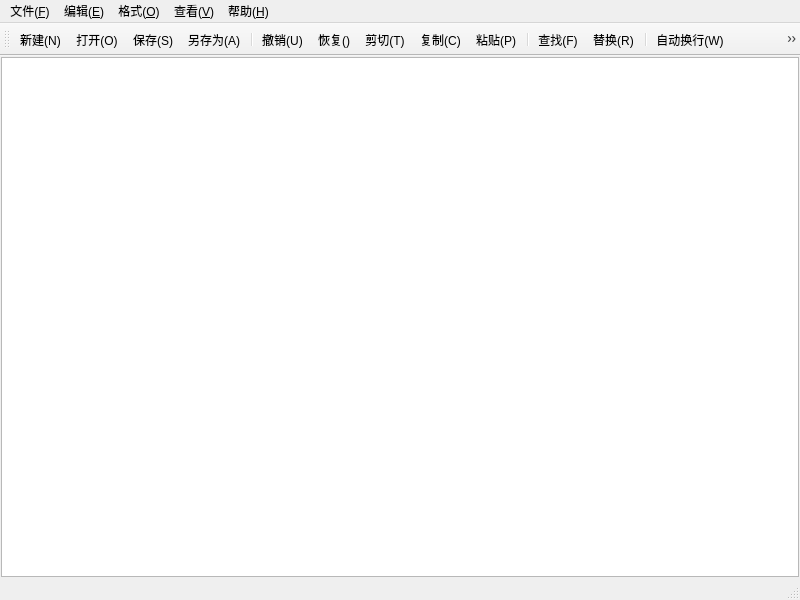
<?xml version="1.0" encoding="UTF-8"?>
<ui version="4.0">
 <class>MainWindow</class>
 <widget class="QMainWindow" name="MainWindow">
  <property name="geometry">
   <rect>
    <x>0</x>
    <y>0</y>
    <width>800</width>
    <height>600</height>
   </rect>
  </property>
  <property name="windowTitle">
   <string>MainWindow</string>
  </property>
  <property name="windowIcon">
   <iconset resource="res.qrc">
    <normaloff>:/images/notebook.png</normaloff>:/images/notebook.png</iconset>
  </property>
  <widget class="QWidget" name="centralwidget">
   <layout class="QVBoxLayout" name="verticalLayout">
    <property name="spacing">
     <number>0</number>
    </property>
    <property name="leftMargin">
     <number>1</number>
    </property>
    <property name="topMargin">
     <number>1</number>
    </property>
    <property name="rightMargin">
     <number>1</number>
    </property>
    <property name="bottomMargin">
     <number>1</number>
    </property>
    <item>
     <widget class="CodeEditor" name="textEdit"/>
    </item>
   </layout>
  </widget>
  <widget class="QMenuBar" name="menubar">
   <property name="geometry">
    <rect>
     <x>0</x>
     <y>0</y>
     <width>800</width>
     <height>25</height>
    </rect>
   </property>
   <widget class="QMenu" name="menu">
    <property name="title">
     <string>文件(&amp;F)</string>
    </property>
    <addaction name="actionNew"/>
    <addaction name="actionOpen"/>
    <addaction name="actionSave"/>
    <addaction name="actionSaveAs"/>
    <addaction name="separator"/>
    <addaction name="actionExit"/>
   </widget>
   <widget class="QMenu" name="menu_E">
    <property name="title">
     <string>编辑(&amp;E)</string>
    </property>
    <addaction name="actionUndo"/>
    <addaction name="actionRedo"/>
    <addaction name="actionCut"/>
    <addaction name="actionCopy"/>
    <addaction name="actionPaste"/>
    <addaction name="separator"/>
    <addaction name="actionFind"/>
    <addaction name="actionReplace"/>
    <addaction name="separator"/>
    <addaction name="actionSelectAll"/>
   </widget>
   <widget class="QMenu" name="menu_O">
    <property name="title">
     <string>格式(&amp;O)</string>
    </property>
    <addaction name="actionLineWrap"/>
    <addaction name="actionShowLineNumbers"/>
    <addaction name="actionFont"/>
    <addaction name="actionFontColor"/>
    <addaction name="separator"/>
    <addaction name="actionFontBackgroundColor"/>
    <addaction name="actionEditorBackgroundColor"/>
   </widget>
   <widget class="QMenu" name="menu_V">
    <property name="title">
     <string>查看(&amp;V)</string>
    </property>
    <addaction name="actionToolbar"/>
    <addaction name="actionStatusBar"/>
   </widget>
   <widget class="QMenu" name="menu_H">
    <property name="title">
     <string>帮助(&amp;H)</string>
    </property>
    <addaction name="actionAbout"/>
   </widget>
   <addaction name="menu"/>
   <addaction name="menu_E"/>
   <addaction name="menu_O"/>
   <addaction name="menu_V"/>
   <addaction name="menu_H"/>
  </widget>
  <widget class="QStatusBar" name="statusbar"/>
  <widget class="QToolBar" name="toolBar">
   <property name="windowTitle">
    <string>toolBar</string>
   </property>
   <attribute name="toolBarArea">
    <enum>TopToolBarArea</enum>
   </attribute>
   <attribute name="toolBarBreak">
    <bool>false</bool>
   </attribute>
   <addaction name="actionNew"/>
   <addaction name="actionOpen"/>
   <addaction name="actionSave"/>
   <addaction name="actionSaveAs"/>
   <addaction name="separator"/>
   <addaction name="actionUndo"/>
   <addaction name="actionRedo"/>
   <addaction name="actionCut"/>
   <addaction name="actionCopy"/>
   <addaction name="actionPaste"/>
   <addaction name="separator"/>
   <addaction name="actionFind"/>
   <addaction name="actionReplace"/>
   <addaction name="separator"/>
   <addaction name="actionLineWrap"/>
   <addaction name="actionShowLineNumbers"/>
   <addaction name="actionFont"/>
   <addaction name="separator"/>
   <addaction name="actionToolbar"/>
   <addaction name="actionStatusBar"/>
  </widget>
  <action name="actionNew">
   <property name="icon">
    <iconset resource="res.qrc">
     <normaloff>:/images/New.png</normaloff>:/images/New.png</iconset>
   </property>
   <property name="text">
    <string>新建(&amp;N)</string>
   </property>
   <property name="toolTip">
    <string>新建</string>
   </property>
   <property name="shortcut">
    <string>Ctrl+N</string>
   </property>
   <property name="menuRole">
    <enum>QAction::MenuRole::NoRole</enum>
   </property>
  </action>
  <action name="actionOpen">
   <property name="icon">
    <iconset resource="res.qrc">
     <normaloff>:/images/Open.png</normaloff>:/images/Open.png</iconset>
   </property>
   <property name="text">
    <string>打开(&amp;O)</string>
   </property>
   <property name="toolTip">
    <string>打开</string>
   </property>
   <property name="shortcut">
    <string>Ctrl+O</string>
   </property>
   <property name="menuRole">
    <enum>QAction::MenuRole::NoRole</enum>
   </property>
  </action>
  <action name="actionSave">
   <property name="icon">
    <iconset resource="res.qrc">
     <normaloff>:/images/Save.png</normaloff>:/images/Save.png</iconset>
   </property>
   <property name="text">
    <string>保存(&amp;S)</string>
   </property>
   <property name="toolTip">
    <string>保存</string>
   </property>
   <property name="shortcut">
    <string>Ctrl+S</string>
   </property>
   <property name="menuRole">
    <enum>QAction::MenuRole::NoRole</enum>
   </property>
  </action>
  <action name="actionSaveAs">
   <property name="icon">
    <iconset resource="res.qrc">
     <normaloff>:/images/Save As.png</normaloff>:/images/Save As.png</iconset>
   </property>
   <property name="text">
    <string>另存为(&amp;A)</string>
   </property>
   <property name="toolTip">
    <string>另存为</string>
   </property>
   <property name="menuRole">
    <enum>QAction::MenuRole::NoRole</enum>
   </property>
  </action>
  <action name="actionExit">
   <property name="text">
    <string>退出(&amp;X)</string>
   </property>
   <property name="toolTip">
    <string>退出</string>
   </property>
   <property name="menuRole">
    <enum>QAction::MenuRole::NoRole</enum>
   </property>
  </action>
  <action name="actionUndo">
   <property name="icon">
    <iconset resource="res.qrc">
     <normaloff>:/images/Undo.png</normaloff>:/images/Undo.png</iconset>
   </property>
   <property name="text">
    <string>撤销(&amp;U)</string>
   </property>
   <property name="toolTip">
    <string>撤销</string>
   </property>
   <property name="shortcut">
    <string>Ctrl+Z</string>
   </property>
   <property name="menuRole">
    <enum>QAction::MenuRole::NoRole</enum>
   </property>
  </action>
  <action name="actionRedo">
   <property name="icon">
    <iconset resource="res.qrc">
     <normaloff>:/images/Redo.png</normaloff>:/images/Redo.png</iconset>
   </property>
   <property name="text">
    <string>恢复()</string>
   </property>
   <property name="toolTip">
    <string>恢复</string>
   </property>
   <property name="shortcut">
    <string>Ctrl+Shift+Z</string>
   </property>
   <property name="menuRole">
    <enum>QAction::MenuRole::NoRole</enum>
   </property>
  </action>
  <action name="actionCut">
   <property name="icon">
    <iconset resource="res.qrc">
     <normaloff>:/images/Cut.png</normaloff>:/images/Cut.png</iconset>
   </property>
   <property name="text">
    <string>剪切(&amp;T)</string>
   </property>
   <property name="toolTip">
    <string>剪切</string>
   </property>
   <property name="shortcut">
    <string>Ctrl+X</string>
   </property>
   <property name="menuRole">
    <enum>QAction::MenuRole::NoRole</enum>
   </property>
  </action>
  <action name="actionCopy">
   <property name="icon">
    <iconset resource="res.qrc">
     <normaloff>:/images/Copy.png</normaloff>:/images/Copy.png</iconset>
   </property>
   <property name="text">
    <string>复制(&amp;C)</string>
   </property>
   <property name="toolTip">
    <string>复制</string>
   </property>
   <property name="shortcut">
    <string>Ctrl+C</string>
   </property>
   <property name="menuRole">
    <enum>QAction::MenuRole::NoRole</enum>
   </property>
  </action>
  <action name="actionPaste">
   <property name="icon">
    <iconset resource="res.qrc">
     <normaloff>:/images/Paste.png</normaloff>:/images/Paste.png</iconset>
   </property>
   <property name="text">
    <string>粘贴(&amp;P)</string>
   </property>
   <property name="toolTip">
    <string>粘贴</string>
   </property>
   <property name="shortcut">
    <string>Ctrl+V</string>
   </property>
   <property name="menuRole">
    <enum>QAction::MenuRole::NoRole</enum>
   </property>
  </action>
  <action name="actionFind">
   <property name="icon">
    <iconset resource="res.qrc">
     <normaloff>:/images/Find.png</normaloff>:/images/Find.png</iconset>
   </property>
   <property name="text">
    <string>查找(&amp;F)</string>
   </property>
   <property name="toolTip">
    <string>查找</string>
   </property>
   <property name="shortcut">
    <string>Ctrl+F</string>
   </property>
   <property name="menuRole">
    <enum>QAction::MenuRole::NoRole</enum>
   </property>
  </action>
  <action name="actionReplace">
   <property name="icon">
    <iconset resource="res.qrc">
     <normaloff>:/images/Replace.png</normaloff>:/images/Replace.png</iconset>
   </property>
   <property name="text">
    <string>替换(&amp;R)</string>
   </property>
   <property name="toolTip">
    <string>替换</string>
   </property>
   <property name="shortcut">
    <string>Ctrl+H</string>
   </property>
   <property name="menuRole">
    <enum>QAction::MenuRole::NoRole</enum>
   </property>
  </action>
  <action name="actionSelectAll">
   <property name="text">
    <string>全选(&amp;A)</string>
   </property>
   <property name="toolTip">
    <string>全选</string>
   </property>
   <property name="shortcut">
    <string>Ctrl+V</string>
   </property>
   <property name="menuRole">
    <enum>QAction::MenuRole::NoRole</enum>
   </property>
  </action>
  <action name="actionLineWrap">
   <property name="checkable">
    <bool>true</bool>
   </property>
   <property name="icon">
    <iconset resource="res.qrc">
     <normaloff>:/images/Word Wrap.png</normaloff>:/images/Word Wrap.png</iconset>
   </property>
   <property name="text">
    <string>自动换行(&amp;W)</string>
   </property>
   <property name="toolTip">
    <string>自动换行</string>
   </property>
   <property name="menuRole">
    <enum>QAction::MenuRole::NoRole</enum>
   </property>
  </action>
  <action name="actionShowLineNumbers">
   <property name="checkable">
    <bool>true</bool>
   </property>
   <property name="icon">
    <iconset resource="res.qrc">
     <normaloff>:/images/Show Line Numbers.png</normaloff>:/images/Show Line Numbers.png</iconset>
   </property>
   <property name="text">
    <string>显示行号(&amp;L)</string>
   </property>
   <property name="toolTip">
    <string>显示行号</string>
   </property>
   <property name="shortcut">
    <string>Ctrl+L</string>
   </property>
   <property name="menuRole">
    <enum>QAction::MenuRole::NoRole</enum>
   </property>
  </action>
  <action name="actionFont">
   <property name="icon">
    <iconset resource="res.qrc">
     <normaloff>:/images/Font.png</normaloff>:/images/Font.png</iconset>
   </property>
   <property name="text">
    <string>字体(&amp;F)</string>
   </property>
   <property name="toolTip">
    <string>字体</string>
   </property>
   <property name="menuRole">
    <enum>QAction::MenuRole::NoRole</enum>
   </property>
  </action>
  <action name="actionFontColor">
   <property name="text">
    <string>字体颜色</string>
   </property>
   <property name="toolTip">
    <string>字体颜色</string>
   </property>
   <property name="menuRole">
    <enum>QAction::MenuRole::NoRole</enum>
   </property>
  </action>
  <action name="actionFontBackgroundColor">
   <property name="text">
    <string>字体背景色</string>
   </property>
   <property name="toolTip">
    <string>字体背景色</string>
   </property>
   <property name="menuRole">
    <enum>QAction::MenuRole::NoRole</enum>
   </property>
  </action>
  <action name="actionEditorBackgroundColor">
   <property name="text">
    <string>编辑器背景色</string>
   </property>
   <property name="toolTip">
    <string>编辑器背景色</string>
   </property>
   <property name="menuRole">
    <enum>QAction::MenuRole::NoRole</enum>
   </property>
  </action>
  <action name="actionToolbar">
   <property name="checkable">
    <bool>true</bool>
   </property>
   <property name="icon">
    <iconset resource="res.qrc">
     <normaloff>:/images/Toolbar.png</normaloff>:/images/Toolbar.png</iconset>
   </property>
   <property name="text">
    <string>工具栏(&amp;T)</string>
   </property>
   <property name="toolTip">
    <string>工具栏</string>
   </property>
   <property name="menuRole">
    <enum>QAction::MenuRole::NoRole</enum>
   </property>
  </action>
  <action name="actionStatusBar">
   <property name="checkable">
    <bool>true</bool>
   </property>
   <property name="icon">
    <iconset resource="res.qrc">
     <normaloff>:/images/Status Bar.png</normaloff>:/images/Status Bar.png</iconset>
   </property>
   <property name="text">
    <string>状态栏(&amp;S)</string>
   </property>
   <property name="toolTip">
    <string>状态栏</string>
   </property>
   <property name="menuRole">
    <enum>QAction::MenuRole::NoRole</enum>
   </property>
  </action>
  <action name="actionAbout">
   <property name="text">
    <string>关于(&amp;A)</string>
   </property>
   <property name="toolTip">
    <string>关于</string>
   </property>
   <property name="menuRole">
    <enum>QAction::MenuRole::NoRole</enum>
   </property>
  </action>
 </widget>
 <customwidgets>
  <customwidget>
   <class>CodeEditor</class>
   <extends>QPlainTextEdit</extends>
   <header location="global">codeeditor.h</header>
  </customwidget>
 </customwidgets>
 <resources>
  <include location="res.qrc"/>
 </resources>
 <connections/>
</ui>
